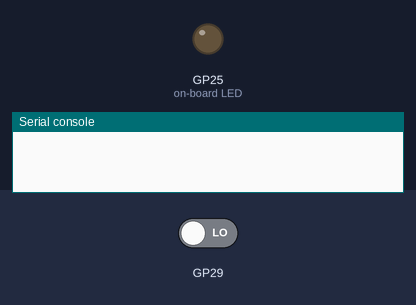
The program below on a simulated Raspberry Pi Pico running MicroPython. Shown: output pins drawn as LEDs (lit = HIGH), the last lines printed to the serial console. The test bench sets the inputs (shaded band); at power-on: GP29 LOW. The modem accepts every AT command (registered, SIM ready, sends succeed) and sends nothing else; the interpreter's speed is modelled, so counts of loop turns are approximate.

Above: at 0.3 s.
At 60.3 s:
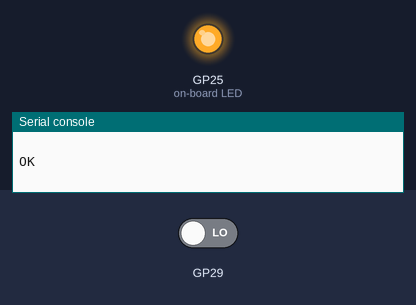
Timing chart, 0 to 61.8 s (numbered marks = the images above):
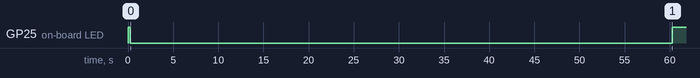

The program:

main.py
```python
import machine  # библиотека для доступа к железу платы
import utime  # библиотека времени, адаптированная под микропитон

#моргаем диодом при включении
machine.Pin(25,machine.Pin.OUT).value(1) #включаем синий диод
utime.sleep(0.25) #пауза 0.25с
machine.Pin(25,machine.Pin.OUT).value(0) #выключаем синий диод
isMovement = 0
#настраиваем аппаратную часть
uart0 = machine.UART(0, baudrate=115200) #настраиваем порт 0 на передачу/прием данных по UART c esp8266

#получение ответа от esp8266
def Rx_ESP_Data(uart=uart0):
    recv=bytes() #класс массив байтов
    while uart.any()>0: #если получает байты, то
        recv+=uart.read(1) #пишет байты последовательностью в массив
    try: #тут какие-то ошибки декодинга, поэтому это обработчик ошибок
        res=recv.decode('utf-8') #декодируем байты в текст
    except UnicodeError: #если ошибка декодирования, то
        res="" #назначаем пустышку
    return res #возвращаем значение

#отправка команд типа CMD: AT... на esp8266
def Send_AT_Cmd(cmd, timeout, uart=uart0): #cmd - команда, uart=uart0 (порт по умолчанию 0), timeout - задержка на отклик (в милисек)
    uart.write(cmd) #отправка команды по uart
    utime.sleep(timeout) #задержка для стабильной работы
    print(Rx_ESP_Data())

Send_AT_Cmd('AT\r\n', 5)          #Test AT startup
Send_AT_Cmd('AT+GMR\r\n', 5)      #Check version information
Send_AT_Cmd('AT+CIPSERVER=0\r\n', 5)      #Check version information
Send_AT_Cmd('AT+RST\r\n', 5)      #Check version information
Send_AT_Cmd('AT+RESTORE\r\n', 5)  #Restore Factory Default Settings
Send_AT_Cmd('AT+CWMODE?\r\n', 5)  #Query the WiFi mode
Send_AT_Cmd('AT+CWMODE=1\r\n', 5) #Set the WiFi mode = Station mode
Send_AT_Cmd('AT+CWMODE?\r\n', 5)  #Query the WiFi mode again
Send_AT_Cmd('AT+CWLAP\r\n', 5) #List available APs
Send_AT_Cmd('AT+CWJAP="###","###"\r\n', 5) #Connect to AP using SSID & Password
Send_AT_Cmd('AT+CIFSR\r\n', 5)    #Obtain the Local IP Address
Send_AT_Cmd('AT+CIPMUX=0\r\n', 5)    #Provide multiple connection (up to 4)
machine.Pin(25,machine.Pin.OUT).value(1) #Когда сеть настроена и готова к работе включаем синий диод
#ядро отправки данных на вебсервер
while True:
    while machine.Pin(29, machine.Pin.IN).value(): #когда получаем сигнал с датчика движения запускаем процедуру отправки POST на сервер
        machine.Pin(25,machine.Pin.OUT).toggle() #вкл/выкл диод - индикатор, что условие сработало
        #send data
        Send_AT_Cmd('AT+CIPSTART="TCP","192.168.88.22",3030\r\n', 0.1) #подключаемся к серверу
        body="PICO" #тело запроса, определив которй будет произведена отработка сценария реакции на датчик движения
        body_len=str(len(body)) #длина тела ответа
        h1="POST / HTTP/1.1\r\n" #запрос POST и его хедер
        h2="Host: 192.168.88.22:3030\r\n"
        h3="Content-Type: text/plain\r\n"
        h4="Content-Length: "+body_len+"\r\n" #здесь следует указать длину тела ответа
        h5="Connection: keep-alive\r\n\r\n"
        resp_len=str(len(h1)+len(h2)+len(h3)+len(h4)+len(h5)+len(body)) #определяем длину всего ответа
        Send_AT_Cmd('AT+CIPSEND='+resp_len+'\r\n', 0.1) # type: ignore #перед тем как отправить ответ, нужно отправить команду на esp8266 с информацией о соединении и длине всего ответа
        #с небольшими паузами сначала отправляем на esp8266 строки header
        Send_AT_Cmd(h1, 0.1)
        Send_AT_Cmd(h2, 0.1)
        Send_AT_Cmd(h3, 0.1)
        Send_AT_Cmd(h4, 0.1)
        Send_AT_Cmd(h5, 0.1)
        Send_AT_Cmd(body, 0.1) #отправляем на esp8266 тело ответа
        utime.sleep(3) #пауза для стабильности работы
```
